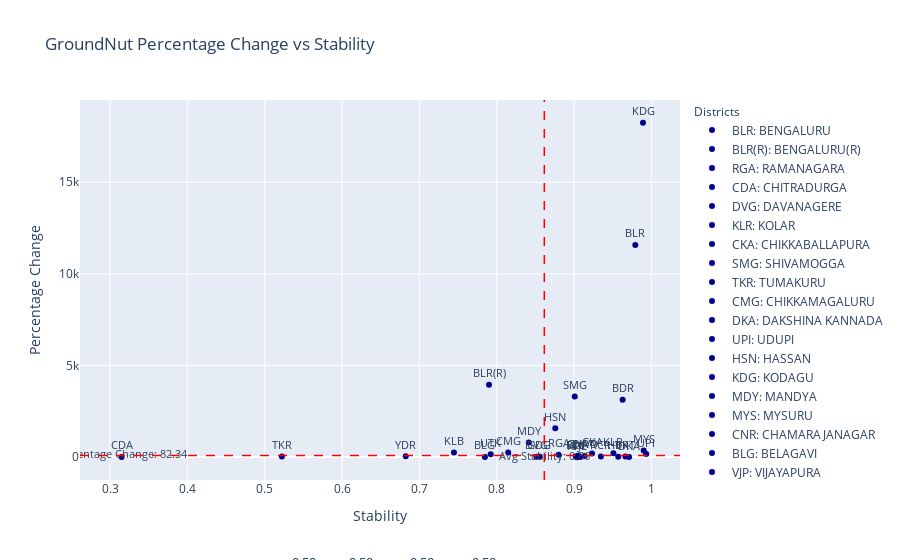

Write notebook code for a chart like this one.
### Code cell
import pandas as pd
import plotly.express as px
import ipywidgets as widgets
from ipywidgets import interact
from IPython.display import clear_output
import plotly.graph_objects as go

def update_plot(alpha1, alpha2, alpha3, alpha4):
    
    tolerance = 1e-5 
    filtered_df = viz_df[
        (viz_df['Sensitivity_AreaUnderOilSeeds_GroundNut_210'].between(alpha1 - tolerance, alpha1 + tolerance)) &
        (viz_df['Sensitivity_MotorVehicles_Tractors_514'].between(alpha2 - tolerance, alpha2 + tolerance)) &
        (viz_df['Sensitivity_LivestockCensus_2012_Sheep_359'].between(alpha3 - tolerance, alpha3 + tolerance)) &
        (viz_df['Sensitivity_TotalNPK_315'].between(alpha4 - tolerance, alpha4 + tolerance))
    ]

    # Create a scatter plot with filtered data
    fig = px.scatter(filtered_df, x='Stability_Values', y='Percentage Change', title='GroundNut Percentage Change vs Stability',
                     labels={'Percentage Change': 'Percentage Change', 'Stability_Values': 'Stability'},
                     text='Abbreviation', opacity=1, color_discrete_sequence=['darkblue'])

    fig.update_traces(textposition='top center', textfont=dict(size=11))

    # Update layout to add annotations and legends
    fig.update_layout(
        annotations=[
            dict(
                x=0.5,
                y=-0.25,
                showarrow=False,
                text=f'α<sub>AG</sub>: {alpha1:.2f}, α<sub>MT</sub>: {alpha2:.2f}, α<sub>SHP</sub>: {alpha3:.2f}, α<sub>NPK</sub>: {alpha4:.2f}',
                xref="paper",
                yref="paper",
                font=dict(size=13)
            )
        ],
        legend_title_text='Districts',
        legend_title=dict(font=dict(size=12)),
    )

    # Adding custom legends with abbreviations and full forms
    legend_labels = [{'Abbreviation': abb, 'Full Form': full_form} 
                     for abb, full_form in zip(filtered_df['Abbreviation'].unique(), filtered_df['District'].unique())]

    for label in legend_labels:
        fig.add_trace(go.Scatter(
            x=[None],
            y=[None],
            mode='markers',
            marker=dict(color='darkblue'),
            name=f"{label['Abbreviation']}: {label['Full Form']}"
        ))

    # Adding average lines for stability and percentage change
    avg_stability = filtered_df['Stability_Values'].mean()
    avg_precent = filtered_df['Percentage Change'].median()

    fig.add_shape(
        type='line',
        x0=avg_stability, y0=0, x1=avg_stability, y1=1,
        line=dict(color='red', width=1.5, dash='dash'),
        yref='paper'
    )

    fig.add_shape(
        type='line',
        x0=0, y0=avg_precent, x1=1, y1=avg_precent,
        line=dict(color='red', width=1.5, dash='dash'),
        xref='paper'
    )

    # Add annotations for average values
    fig.add_trace(go.Scatter(
        x=[avg_stability],
        y=[-0.07],
        text=[f'Avg Stability: {avg_stability:.2f}'],
        mode="text",
        showlegend=False,
        textfont=dict(size=10.7)
    ))

    fig.add_trace(go.Scatter(
        x=[0.3],
        y=[avg_precent-0.04],
        text=[f'Avg Percentage Change: {avg_precent:.2f}'],
        mode="text",
        showlegend=False,
        textfont=dict(size=10.7)
    ))

    clear_output()

    display(fig)

# Creating sliders for interaction
alpha1_slider = widgets.FloatSlider(value=0.5, min=0, max=1, step=0.1, description='αAG:')
alpha2_slider = widgets.FloatSlider(value=0.5, min=0, max=1, step=0.1, description='αMT:')
alpha3_slider = widgets.FloatSlider(value=0.5, min=0, max=1, step=0.1, description='αSHP:')
alpha4_slider = widgets.FloatSlider(value=0.5, min=0, max=1, step=0.1, description='αNPK:')

# Creating interactive plot
interactive_plot = interact(update_plot, alpha1=alpha1_slider, alpha2=alpha2_slider, alpha3=alpha3_slider, alpha4=alpha4_slider)

# Create update button to trigger plot update
update_button = widgets.Button(description="Update Plot")
update_button.on_click(lambda _: update_plot(alpha1_slider.value, alpha2_slider.value, alpha3=alpha3_slider, alpha4=alpha4_slider))

# Display the button and sliders
widgets.HBox([update_button, alpha1_slider, alpha2_slider, alpha3_slider, alpha4_slider])

### Figure 1 — Plotly figure (JSON) as saved in the notebook; plotly's stock layout.template omitted (floating-point values rounded to 4 significant figures)
{"data": [{"hovertemplate": "Stability=%{x}<br>Percentage Change=%{y}<br>Abbreviation=%{text}<extra></extra>", "legendgroup": "", "marker": {"color": "darkblue", "opacity": 1, "symbol": "circle"}, "mode": "markers+text", "name": "", "orientation": "v", "showlegend": false, "text": ["BLR", "BLR(R)", "RGA", "CDA", "DVG", "KLR", "CKA", "SMG", "TKR", "CMG", "DKA", "UPI", "HSN", "KDG", "MDY", "MYS", "CNR", "BLG", "VJP", "BKT", "DWD", "GDG", "HVR", "UTK", "BLL", "BDR", "KLB", "YDR", "RCR", "KPL", null], "textfont": {"size": 11}, "textposition": "top center", "type": "scatter", "x": [0.9792, 0.79, 0.8801, 0.3151, 0.8514, 0.9509, 0.9232, 0.9009, 0.5222, 0.8148, 0.9711, 0.9933, 0.8757, 0.9891, 0.8414, 0.99, 0.9057, 0.7847, 0.9073, 0.9664, 0.9138, 0.8552, 0.9571, 0.7922, 0.9021, 0.9628, 0.7447, 0.6824, 0.9347, 0.9037, 0.9058], "xaxis": "x", "y": [11580.0, 3943.0, 126.9, 6.682, 17.86, 207.2, 194.3, 3312.0, 30.62, 248.2, 0, 165.8, 1580.0, 18250.0, 802.4, 358.4, 82.34, 9.325, 1.657, 30.02, 62.81, 29.6, 18.55, 161.4, 27.17, 3135.0, 248.7, 46.05, 37.19, -8.113, 27.17], "yaxis": "y"}, {"marker": {"color": "darkblue"}, "mode": "markers", "name": "BLR: BENGALURU", "type": "scatter", "x": [null], "y": [null]}, {"marker": {"color": "darkblue"}, "mode": "markers", "name": "BLR(R): BENGALURU(R)", "type": "scatter", "x": [null], "y": [null]}, {"marker": {"color": "darkblue"}, "mode": "markers", "name": "RGA: RAMANAGARA", "type": "scatter", "x": [null], "y": [null]}, {"marker": {"color": "darkblue"}, "mode": "markers", "name": "CDA: CHITRADURGA", "type": "scatter", "x": [null], "y": [null]}, {"marker": {"color": "darkblue"}, "mode": "markers", "name": "DVG: DAVANAGERE", "type": "scatter", "x": [null], "y": [null]}, {"marker": {"color": "darkblue"}, "mode": "markers", "name": "KLR: KOLAR", "type": "scatter", "x": [null], "y": [null]}, {"marker": {"color": "darkblue"}, "mode": "markers", "name": "CKA: CHIKKABALLAPURA", "type": "scatter", "x": [null], "y": [null]}, {"marker": {"color": "darkblue"}, "mode": "markers", "name": "SMG: SHIVAMOGGA", "type": "scatter", "x": [null], "y": [null]}, {"marker": {"color": "darkblue"}, "mode": "markers", "name": "TKR: TUMAKURU", "type": "scatter", "x": [null], "y": [null]}, {"marker": {"color": "darkblue"}, "mode": "markers", "name": "CMG: CHIKKAMAGALURU", "type": "scatter", "x": [null], "y": [null]}, {"marker": {"color": "darkblue"}, "mode": "markers", "name": "DKA: DAKSHINA KANNADA", "type": "scatter", "x": [null], "y": [null]}, {"marker": {"color": "darkblue"}, "mode": "markers", "name": "UPI: UDUPI", "type": "scatter", "x": [null], "y": [null]}, {"marker": {"color": "darkblue"}, "mode": "markers", "name": "HSN: HASSAN", "type": "scatter", "x": [null], "y": [null]}, {"marker": {"color": "darkblue"}, "mode": "markers", "name": "KDG: KODAGU", "type": "scatter", "x": [null], "y": [null]}, {"marker": {"color": "darkblue"}, "mode": "markers", "name": "MDY: MANDYA", "type": "scatter", "x": [null], "y": [null]}, {"marker": {"color": "darkblue"}, "mode": "markers", "name": "MYS: MYSURU", "type": "scatter", "x": [null], "y": [null]}, {"marker": {"color": "darkblue"}, "mode": "markers", "name": "CNR: CHAMARAJANAGAR", "type": "scatter", "x": [null], "y": [null]}, {"marker": {"color": "darkblue"}, "mode": "markers", "name": "BLG: BELAGAVI", "type": "scatter", "x": [null], "y": [null]}, {"marker": {"color": "darkblue"}, "mode": "markers", "name": "VJP: VIJAYAPURA", "type": "scatter", "x": [null], "y": [null]}, {"marker": {"color": "darkblue"}, "mode": "markers", "name": "BKT: BAGALKOT", "type": "scatter", "x": [null], "y": [null]}, {"marker": {"color": "darkblue"}, "mode": "markers", "name": "DWD: DHARAWAD", "type": "scatter", "x": [null], "y": [null]}, {"marker": {"color": "darkblue"}, "mode": "markers", "name": "GDG: GADAG", "type": "scatter", "x": [null], "y": [null]}, {"marker": {"color": "darkblue"}, "mode": "markers", "name": "HVR: HAVERI", "type": "scatter", "x": [null], "y": [null]}, {"marker": {"color": "darkblue"}, "mode": "markers", "name": "UTK: UTTARA KANNADA", "type": "scatter", "x": [null], "y": [null]}, {"marker": {"color": "darkblue"}, "mode": "markers", "name": "BLL: BALLARI", "type": "scatter", "x": [null], "y": [null]}, {"marker": {"color": "darkblue"}, "mode": "markers", "name": "BDR: BIDAR", "type": "scatter", "x": [null], "y": [null]}, {"marker": {"color": "darkblue"}, "mode": "markers", "name": "KLB: KALABURAGI", "type": "scatter", "x": [null], "y": [null]}, {"marker": {"color": "darkblue"}, "mode": "markers", "name": "YDR: YADGIRI", "type": "scatter", "x": [null], "y": [null]}, {"marker": {"color": "darkblue"}, "mode": "markers", "name": "RCR: RAICHUR", "type": "scatter", "x": [null], "y": [null]}, {"marker": {"color": "darkblue"}, "mode": "markers", "name": "KPL: KOPPAL", "type": "scatter", "x": [null], "y": [null]}, {"marker": {"color": "darkblue"}, "mode": "markers", "name": "nan: VIJAYANAGARA", "type": "scatter", "x": [null], "y": [null]}, {"mode": "text", "showlegend": false, "text": ["Avg Stability: 0.86"], "textfont": {"size": 10.7}, "type": "scatter", "x": [0.8615], "y": [-0.07]}, {"mode": "text", "showlegend": false, "text": ["Avg Percentage Change: 82.34"], "textfont": {"size": 10.7}, "type": "scatter", "x": [0.3], "y": [82.3]}], "layout": {"annotations": [{"font": {"size": 13}, "showarrow": false, "text": "α<sub>AG</sub>: 0.50, α<sub>MT</sub>: 0.50, α<sub>SHP</sub>: 0.50, α<sub>NPK</sub>: 0.50", "x": 0.5, "xref": "paper", "y": -0.25, "yref": "paper"}], "legend": {"title": {"font": {"size": 12}, "text": "Districts"}, "tracegroupgap": 0}, "shapes": [{"line": {"color": "red", "dash": "dash", "width": 1.5}, "type": "line", "x0": 0.8615, "x1": 0.8615, "y0": 0, "y1": 1, "yref": "paper"}, {"line": {"color": "red", "dash": "dash", "width": 1.5}, "type": "line", "x0": 0, "x1": 1, "xref": "paper", "y0": 82.34, "y1": 82.34}], "title": {"text": "GroundNut Percentage Change vs Stability"}, "xaxis": {"anchor": "y", "domain": [0, 1], "title": {"text": "Stability"}}, "yaxis": {"anchor": "x", "domain": [0, 1], "title": {"text": "Percentage Change"}}}}
